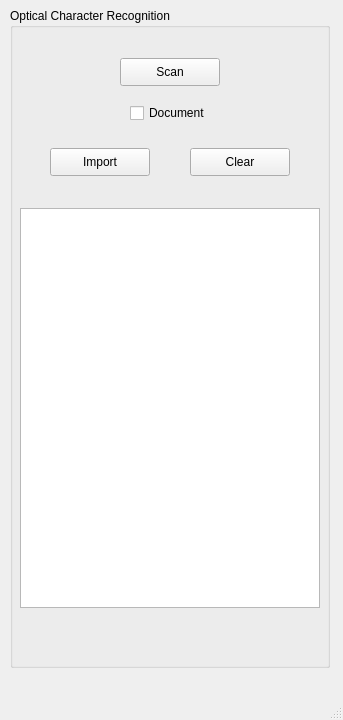
<?xml version="1.0" encoding="UTF-8"?>
<ui version="4.0">
 <class>Module1</class>
 <widget class="QMainWindow" name="Module1">
  <property name="geometry">
   <rect>
    <x>0</x>
    <y>0</y>
    <width>343</width>
    <height>720</height>
   </rect>
  </property>
  <property name="windowTitle">
   <string>Module1</string>
  </property>
  <widget class="QWidget" name="centralwidget">
   <widget class="QGroupBox" name="groupBox">
    <property name="geometry">
     <rect>
      <x>10</x>
      <y>8</y>
      <width>320</width>
      <height>660</height>
     </rect>
    </property>
    <property name="title">
     <string>Optical Character Recognition</string>
    </property>
    <widget class="QPushButton" name="pushButton_scan">
     <property name="geometry">
      <rect>
       <x>110</x>
       <y>50</y>
       <width>100</width>
       <height>28</height>
      </rect>
     </property>
     <property name="text">
      <string>Scan</string>
     </property>
    </widget>
    <widget class="QPushButton" name="pushButton_import">
     <property name="geometry">
      <rect>
       <x>40</x>
       <y>140</y>
       <width>100</width>
       <height>28</height>
      </rect>
     </property>
     <property name="text">
      <string>Import</string>
     </property>
    </widget>
    <widget class="QTextBrowser" name="textBrowser">
     <property name="geometry">
      <rect>
       <x>10</x>
       <y>200</y>
       <width>300</width>
       <height>400</height>
      </rect>
     </property>
    </widget>
    <widget class="QPushButton" name="pushButton_clear">
     <property name="geometry">
      <rect>
       <x>180</x>
       <y>140</y>
       <width>100</width>
       <height>28</height>
      </rect>
     </property>
     <property name="text">
      <string>Clear</string>
     </property>
    </widget>
    <widget class="QCheckBox" name="checkBox">
     <property name="geometry">
      <rect>
       <x>120</x>
       <y>95</y>
       <width>80</width>
       <height>20</height>
      </rect>
     </property>
     <property name="text">
      <string>Document</string>
     </property>
    </widget>
   </widget>
  </widget>
  <widget class="QStatusBar" name="statusbar"/>
 </widget>
 <resources/>
 <connections/>
</ui>
